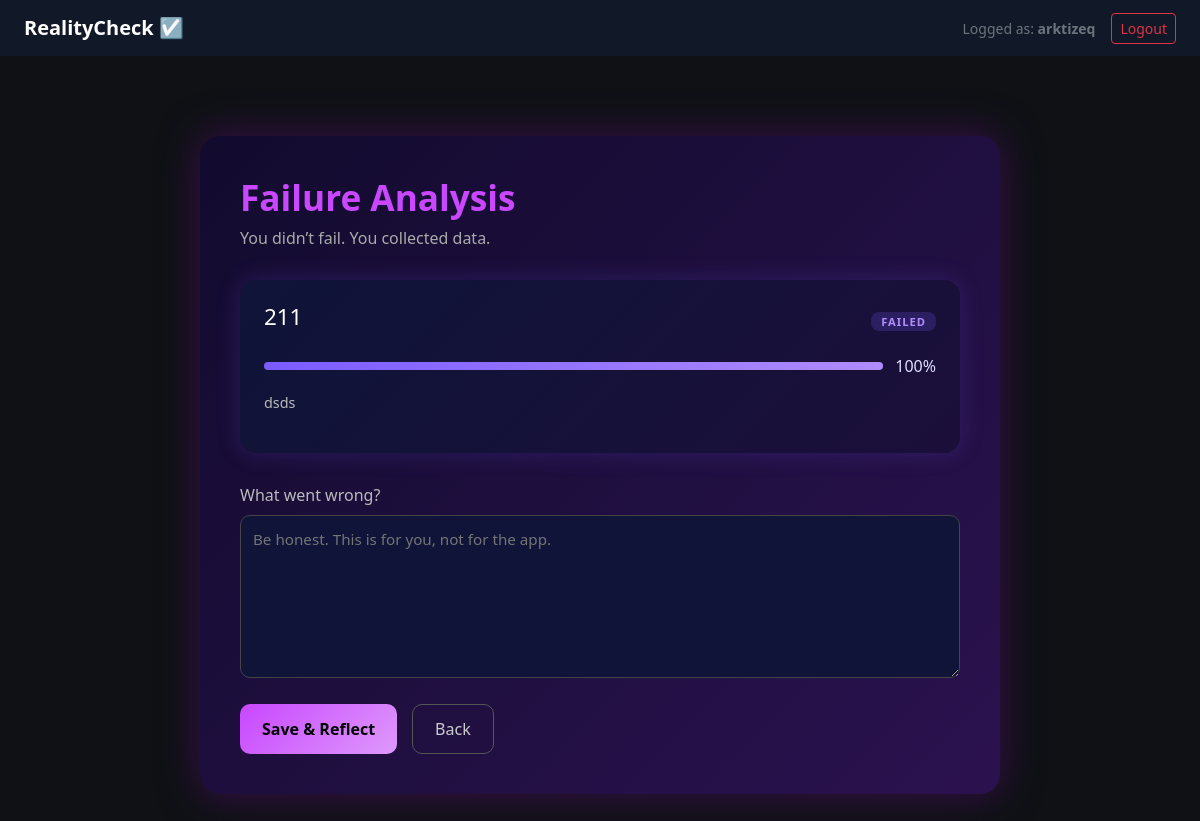
Page /events/5/fail (signed in) on the earlier database version.
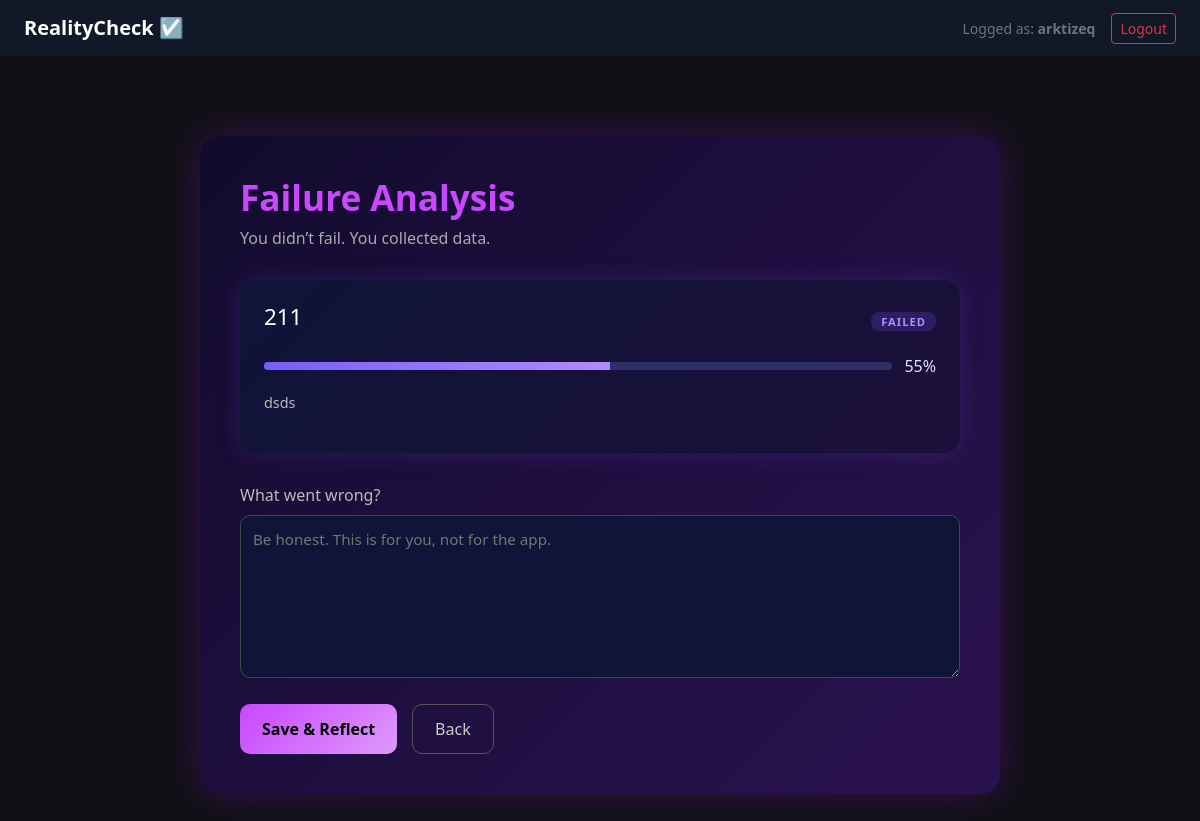
Same page on the later database version.
### app/models/event.py (models this page shows)
class Event(Base):
    __tablename__ = "events"
    id: Mapped[int] = mapped_column(Integer, primary_key=True, index=True)
    title: Mapped[str] = mapped_column(String(100), nullable=False)
    description: Mapped[str] = mapped_column(String(100), nullable=True)
    progress: Mapped[int] = mapped_column(Integer, default=0)
    status: Mapped[str] = mapped_column(String(100), default="planned")
    failure_note: Mapped[str] = mapped_column(String(100), nullable=True)
    created_at: Mapped[datetime] = mapped_column(DateTime, default=datetime.utcnow)
    user_id: Mapped[int] = mapped_column(Integer, ForeignKey("users.id"), nullable=False)
    user = relationship("User", back_populates="events")

### app/api/pages.py (the view)
@router.get("/events/{event_id}/fail", response_class=HTMLResponse)
def fail_event_page(
    request: Request,
    event_id: int,
    db: Session = Depends(get_db),
    user: User = Depends(get_current_user),
):
    event = (
        db.query(Event)
        .filter(Event.id == event_id, Event.user_id == user.id)
        .first()
    )
    if not event:
        raise HTTPException(status_code=404)
    return templates.TemplateResponse(
        "fail_event.html",
        {
            "request": request,
            "event": event,
            "current_user": user,
            "error": None,
        },
    )

### app/templates/fail_event.html (shortened to what this page needs)
{% extends "base.html" %}
{% block content %}
<link rel="stylesheet" href="{{ url_for('static', path='css/fail_event.css') }}">
<div class="fail-container">
    <h1><strong>Failure Analysis</strong></h1>
    <p class="subtitle">
        You didn’t fail. You collected data.
    </p>
    <div class="event-preview">
    <div class="preview-header">
        <h2>{{ event.title }}</h2>
        <span class="badge failed">FAILED</span>
    </div>
    <div class="preview-progress">
        <div class="progress-track">
            <div class="progress-fill" style="width: {{ event.progress }}%;"></div>
        </div>
        <span>{{ event.progress }}%</span>
    </div>
    <p class="preview-description">
        {{ event.description or "No description provided." }}
    </p>
</div>
    <form method="post" class="fail-form">
        <label>What went wrong?</label>
        <textarea
            name="failure_note"
            rows="6"
            required
            placeholder="Be honest. This is for you, not for the app."
        ></textarea>
        <div class="fail-actions">
            <button type="submit" class="btn-fail">
                Save & Reflect
            </button>
            <a href="/events/{{ event.id }}/edit" class="btn-back">
                Back
            </a>
        </div>
    </form>
</div>
{% endblock %}

Differences in the rows shown:
changed Event "dsds": progress "100" → "55"
